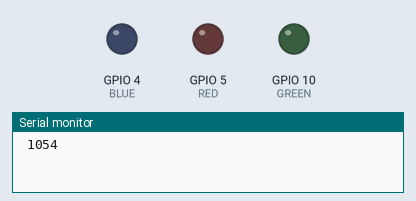
This sketch was run on a simulated ESP8266 (NodeMCU). On the bench: output pins drawn as LEDs (lit = HIGH), the last lines printed to the serial monitor. Random numbers use the default seed unless the sketch sets one.

Above: at 0.15 s.
At 8.8 s:
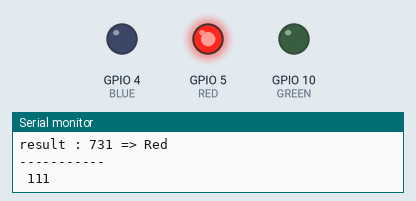
At 19.3 s:
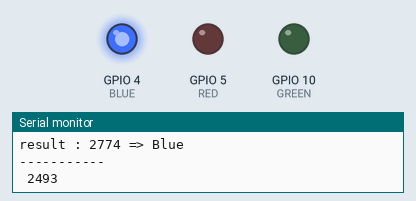
At 35.8 s:
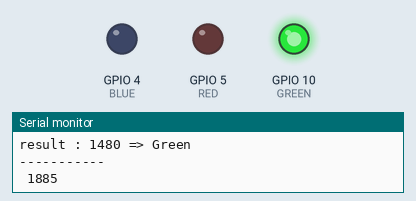
Timing chart, 0 to 40.0 s (numbered marks = the images above):
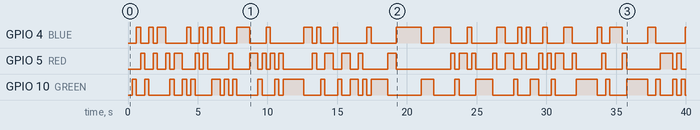

The sketch:

randomizer_test.ino
```cpp
// uncomment if using nodemcu board
//#define _USE_NODEMCU_

#ifdef _USE_NODEMCU_
  #include <ESP8266TrueRandom.h>
#endif

// edit acordingly
#define RED 5
#define BLUE 4
#define GREEN 10

#define SAMPLE 1 // if you sample more it will take the average of all sample as result
#define RANGE 3000 // range of the random number

#define PRINT_EVERY 1 // if 1 print all
#define PRINT_PER_LINE 1 // if 1 print all in one line

#define DELAY 300 // delay between each number generation

long randNumber;
int printed;
int index_array;
int numbers[SAMPLE];

void setup() {
  index_array = 0;
  printed = 0;
  Serial.begin(9600);

  #ifndef _USE_NODEMCU_
    randomSeed(analogRead(0));
  #endif

  pinMode(RED, OUTPUT);
  pinMode(BLUE, OUTPUT);
  pinMode(GREEN, OUTPUT);

  digitalWrite(RED, LOW);
  digitalWrite(BLUE, LOW);
  digitalWrite(GREEN, LOW);
}

void change_color(){
  digitalWrite(RED, LOW);
  digitalWrite(BLUE, LOW);
  digitalWrite(GREEN, LOW);
  long num = 0;
  for(int i=0 ;i < SAMPLE; i++){
    num += numbers[i];
  }
  num = num / SAMPLE;

  Serial.println("");
  Serial.println("-----------");
  Serial.print("result : ");
  Serial.print(num);

  if(num <= (RANGE / 3)){
    digitalWrite(RED, HIGH);
    Serial.println(" => Red");
  }
  else{
    if(num <= ((RANGE/3)*2)){
      digitalWrite(GREEN, HIGH);
      Serial.println(" => Green");
    }
    else{
      digitalWrite(BLUE, HIGH);
      Serial.println(" => Blue");
    }
  }

  Serial.println("-----------");
}

void loop() {

  #ifdef _USE_NODEMCU_
    randNumber = ESP8266TrueRandom.random(1,RANGE);
  #else
    randNumber = random(1,RANGE);
  #endif

  if( index_array % PRINT_EVERY == 0){
    printed++;
    Serial.print(" ");
    Serial.print(randNumber);
    if(printed == PRINT_PER_LINE){
      Serial.println("");
      printed = 0;
    }
  }
  delay(DELAY);
  numbers[index_array] = (int) randNumber;
  index_array++;
  if(index_array == SAMPLE){
    change_color();
    index_array = 0;
  }
}
```

Measured:
- by itself, GPIO 4 (BLUE): LOW → HIGH at 0.60 s, → LOW 0.30 s later, → HIGH 0.60 s later, → LOW 0.30 s later, … (49 changes in this stretch)
- by itself, GPIO 5 (RED): LOW → HIGH at 0.90 s, → LOW 0.30 s later, → HIGH 0.60 s later, → LOW 0.30 s later, … (60 changes in this stretch)
- by itself, GPIO 10 (GREEN): LOW → HIGH at 0.30 s, → LOW 0.30 s later, → HIGH 0.60 s later, → LOW 0.30 s later, … (56 changes in this stretch)
